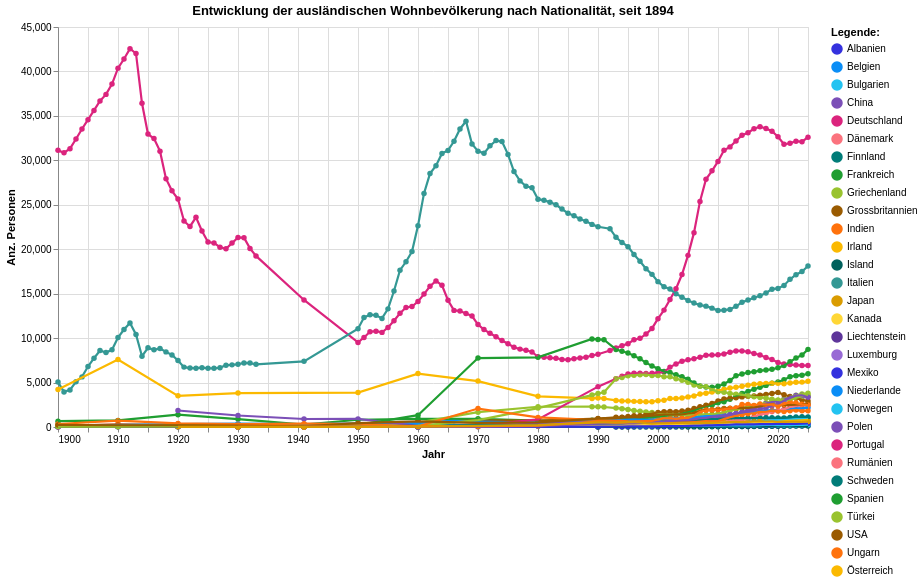

Here is the notebook cell this chart was saved with:
### Code cell
grafik1 = mypy_dv.plot_altair_multiline_highlight(
    data = myAgg1.reset_index().sort_values('NationHistCd', ascending=True)
    ,x = 'StichtagDatJahr:T'
    ,y = 'sum_WBev:Q'
    ,x_beschriftung = 'Jahr'
    , y_beschriftung = 'Anz. Personen'
    ,category = "NationHistLang:N"
    ,category_beschriftung= 'Legende:'
    ,x_sort = None
    ,palette_scheme = None # 'turbo','viridis','category20b','category20c', 'tableau20', 'sinebow', 'rainbow, 'dark2', 'inferno',
    ,custom_palette = zuericolors_qual12+zuericolors_gender6origin
    ,line_width = 1.1                 
    ,warning_status = "ignore" #always or ignore
    ,myTitle="Entwicklung der ausländischen Wohnbevölkerung nach Nationalität, seit "+str(int(data2betested.index.year.min()))
)
grafik1

### Figure 1 — Vega-Lite specification as saved in the notebook (floating-point values rounded to 4 significant figures; data arrays with more than 128 entries replaced by an {"elided": "..."} marker saying what was removed)
{"config": {"view": {"continuousWidth": 300, "continuousHeight": 300}}, "layer": [{"mark": {"type": "circle"}, "encoding": {"color": {"field": "NationHistLang", "legend": {"orient": "right", "title": "Legende:"}, "scale": {"range": ["#3431DE", "#0A8DF6", "#23C3F1", "#7B4FB7", "#DB247D", "#FB737E", "#007C78", "#1F9E31", "#99C32E", "#9A5B01", "#FF720C", "#FBB900", "#00615D", "#349894", "#DA9C00", "#FFD736", "#5E359A", "#986AD5"]}, "type": "nominal"}, "opacity": {"value": 1.3}, "tooltip": [{"field": "StichtagDatJahr", "type": "temporal"}, {"field": "NationHistLang", "type": "nominal"}, {"field": "sum_WBev", "type": "quantitative"}], "x": {"axis": {"title": "Jahr"}, "field": "StichtagDatJahr", "type": "temporal"}, "y": {"axis": {"title": "Anz. Personen"}, "field": "sum_WBev", "type": "quantitative"}}, "name": "view_3", "title": "Entwicklung der ausländischen Wohnbevölkerung nach Nationalität, seit 1894"}, {"mark": {"type": "line"}, "encoding": {"color": {"field": "NationHistLang", "legend": {"orient": "right", "title": "Legende:"}, "scale": {"range": ["#3431DE", "#0A8DF6", "#23C3F1", "#7B4FB7", "#DB247D", "#FB737E", "#007C78", "#1F9E31", "#99C32E", "#9A5B01", "#FF720C", "#FBB900", "#00615D", "#349894", "#DA9C00", "#FFD736", "#5E359A", "#986AD5"]}, "type": "nominal"}, "strokeWidth": {"condition": {"test": {"not": {"param": "param_3"}}, "value": 1.1}, "value": 2.2}, "tooltip": [{"field": "StichtagDatJahr", "type": "temporal"}, {"field": "NationHistLang", "type": "nominal"}, {"field": "sum_WBev", "type": "quantitative"}], "x": {"axis": {"title": "Jahr"}, "field": "StichtagDatJahr", "type": "temporal"}, "y": {"axis": {"title": "Anz. Personen"}, "field": "sum_WBev", "type": "quantitative"}}, "title": "Entwicklung der ausländischen Wohnbevölkerung nach Nationalität, seit 1894"}], "data": {"name": "data-d89fe5ea868d6850521f416ec362941b"}, "height": 400, "params": [{"name": "param_3", "select": {"type": "point", "fields": ["NationHistLang:N"], "nearest": true, "on": "pointerover"}, "views": ["view_3"]}], "width": 750, "$schema": "https://vega.github.io/schema/vega-lite/v5.8.0.json", "datasets": {"data-d89fe5ea868d6850521f416ec362941b": {"elided": "1386 records"}}}
